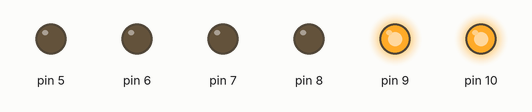
The sketch below on a simulated Arduino Uno, built with avr-gcc and run on an emulated ATmega328P. Shown: output pins drawn as LEDs (lit = HIGH).

Above: at 0.5 s.
At 2.5 s:
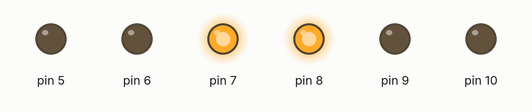
At 4.5 s:
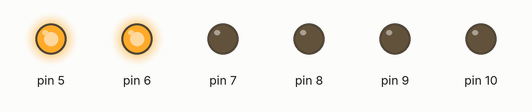
At 5.5 s:
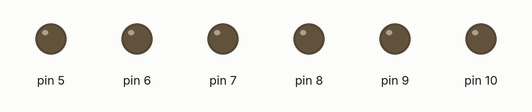
Timing chart, 0 to 7.8 s (numbered marks = the images above):
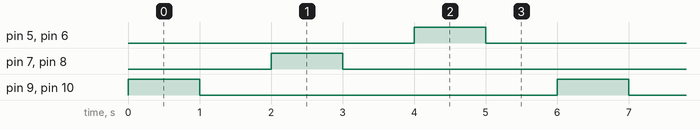

Measured:
- by itself, pin 5–10: alternates HIGH for 1.0 s and LOW for 5.0 s
- by itself, everything shown: repeats every 6.0 s, in 6 steps

The sketch:

6ledspiscandode2em21.ino
```cpp
// C++ code
//
void setup()
{
  pinMode(10, OUTPUT);
  pinMode(9, OUTPUT);
  pinMode(8, OUTPUT);
  pinMode(7, OUTPUT);
  pinMode(6, OUTPUT);
  pinMode(5, OUTPUT);
}

void loop()
{
  digitalWrite(10, HIGH);
  digitalWrite(9, HIGH);
  delay(1000);
  digitalWrite(10, LOW);
  digitalWrite(9, LOW);
  delay(1000);
  digitalWrite(8, HIGH);
  digitalWrite(7, HIGH);
  delay(1000);
  digitalWrite(8, LOW);
  digitalWrite(7, LOW);
  delay(1000);
  digitalWrite(6, HIGH);
  digitalWrite(5, HIGH);
  delay(1000);
  digitalWrite(6, LOW);
  digitalWrite(5, LOW);
  delay(1000);
}
```
